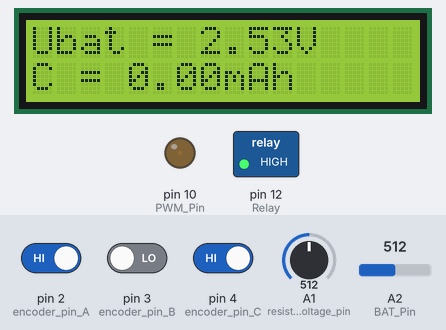
Recording of a sketch running on a simulated Arduino Uno, built with avr-gcc and run on an emulated ATmega328P. On the bench: 16×2 character LCD, switched loads named in the sketch (green lamp = pin HIGH), output pins drawn as LEDs (lit = HIGH). The test bench sets the inputs (shaded band); at power-on: pin 4 (encoder_pin_C) HIGH, A2 (BAT_Pin) = 512, pin 2 (encoder_pin_A) HIGH, pin 3 (encoder_pin_B) LOW, A1 (resistor_voltage_pin) = 512.

Above: at 2.2 s.
2.3 s: pin 4 (encoder_pin_C) driven LOW
At 4.4 s:
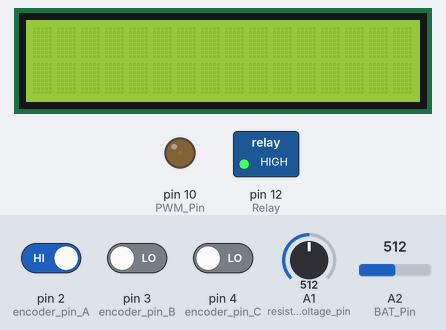
4.8 s: pin 4 (encoder_pin_C) driven HIGH
At 6.1 s:
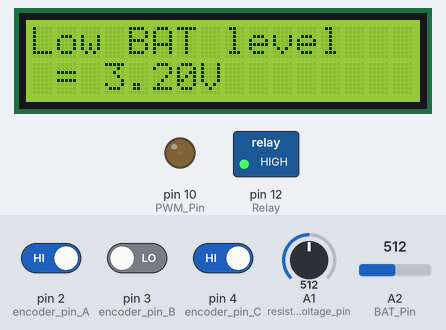
6.4 s: pin 4 (encoder_pin_C) driven LOW
At 9.23 s:
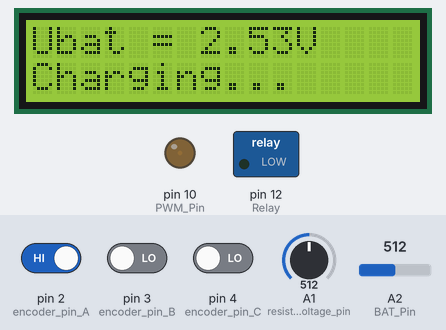
9.4 s: A2 (BAT_Pin) set to 716
At 10.3 s:
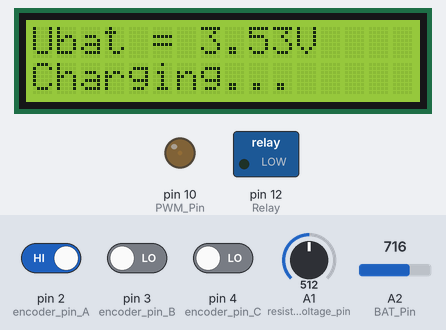
11.1 s: A2 (BAT_Pin) set to 900
At 12.5 s:
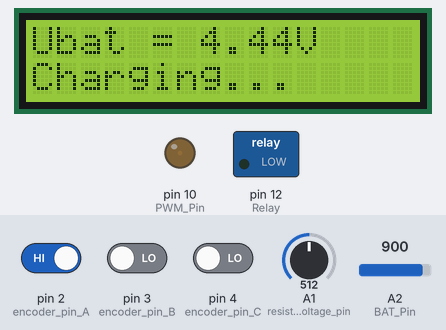
12.8 s: A2 (BAT_Pin) set to 1023
At 14.2 s:
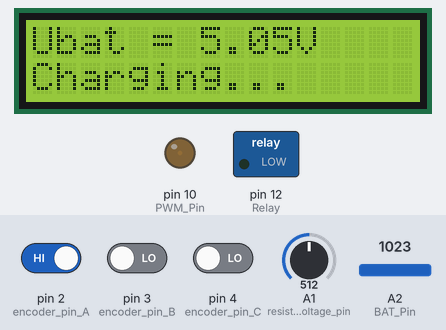
Timing chart, 0 to 15.5 s (numbered marks = the images above; inputs shaded):
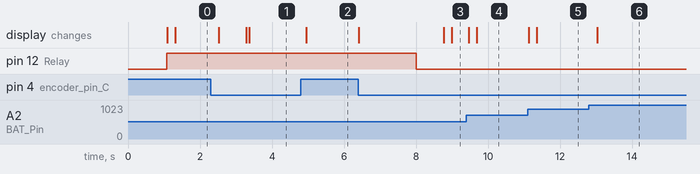

Measured:
- after the input at 2.3 s, the display: changes after 0.22 s (image 1)
- after the input at 4.8 s, the display: changes after 0.14 s (image 2)
- after the input at 6.4 s, pin 12 (Relay): HIGH → LOW after 1.6 s; the display: first changes at once (image 3 shows a later state)
- after the input at 9.4 s, the display: first changes after 0.07 s (image 4 shows a later state)
- after the input at 11.1 s, the display: first changes at once (image 5 shows a later state)
- after the input at 12.8 s, the display: changes after 0.23 s (image 6)

The sketch:

arduino-bat-cap-tester.ino
```cpp
#include <LiquidCrystal_I2C.h>

#define shunt_resistor 1.78

LiquidCrystal_I2C lcd(0x27, 16, 2);
// const int Current [] = {6, 94, 182, 270, 360, 440, 530, 610, 690, 775, 830};
const byte PWM_Pin = 10;
const byte Charge_Pin = 11;
const byte Relay = 12;
const int BAT_Pin = A2;
const int resistor_voltage_pin = A1;
int PWM_Value = 1;
float Capacity = 0;
unsigned long time_counter = 0;
unsigned long time_offset;
unsigned long Old_second = 0;
int starting_capacity = 0;
float Vcc = 5.05 ; // Voltage of Arduino 5V pin ( Measured by Multimeter )
float BAT_Voltage = 0;
unsigned int resistor_current;
float sample = 0;
float sample2 = 0;
char charBuffer[8];
byte State = 0;
byte Step = 0;
float Low_BAT_level = 3.05;
float Sto_BAT_level = 3.7;
bool start = false;
byte old_minute = 0;

const byte encoder_pin_A = 2;
const byte encoder_pin_B = 3;
const byte encoder_pin_C = 4;
bool encoder_A, encoder_B, encoder_C;
bool encoder_A_prev = 0;
char encoder_value = 0;
bool encoder_changed = 0;
bool encoder_pressed = 0;

void setupTimer2()
{
  noInterrupts();
  // Clear registers
  TCCR2A = 0;
  TCCR2B = 0;
  TCNT2 = 0;

  // 400.64102564102564 Hz (16000000/((155+1)*256))
  OCR2A = 155;
  // CTC
  TCCR2A |= (1 << WGM21);
  // Prescaler 256
  TCCR2B |= (1 << CS22) | (1 << CS21);
  // Output Compare Match A Interrupt Enable
  TIMSK2 |= (1 << OCIE2A);
  interrupts();
}

ISR(TIMER2_COMPA_vect)
{
  encoder_A = digitalRead(encoder_pin_A);    // Read encoder pins
  encoder_B = digitalRead(encoder_pin_B);
  encoder_C = !digitalRead(encoder_pin_C);
  if ((!encoder_A) && (encoder_A_prev)) {
    // A has gone from high to low
    if (encoder_B) {
      // B is high so clockwise
      // increase encoder_value
      encoder_value++;
      encoder_changed = 1;
    }
    else {
      // B is low so counter-clockwise
      // decrease encoder_value
      encoder_value--;
      encoder_changed = 1;
    }
  }
  encoder_A_prev = encoder_A;     // Store value of A for next time
  if (encoder_C) encoder_pressed = 1; else encoder_pressed = 0;
}

bool check_if_charged()
{
  if (digitalRead(Charge_Pin))
  {
    return true;
  }
  else
  {
    return false;
  }
}

bool check_if_storage_reached()
{
  //get the voltage while not charging
  digitalWrite(Relay, HIGH);
  delay(1000);
  float not_charging_voltage = measure_battery_voltage(BAT_Pin);
  digitalWrite(Relay, LOW);
  //if same, then true
  if (not_charging_voltage > Sto_BAT_level)
  {
    return true;
  }
  else
  {
    return false;
  }
}

float measure_battery_voltage(byte pin)
{
  sample = 0;
  for (int i = 0; i < 100; i++)
  {
    sample = sample + analogRead(pin); //read the Battery voltage
    delay (2);
  }
  sample = sample / 100;
  BAT_Voltage = sample * Vcc / 1024.0;
  return BAT_Voltage;
}

unsigned int measure_resistor_current(byte pin)
{
  sample2 = 0;
  for (int i = 0; i < 10; i++)
  {
    sample2 = sample2 + analogRead(pin); //read the resistor voltage
    delay (1);
  }
  sample2 = sample2 / 10;
  return sample2 * Vcc / 1024.0 / shunt_resistor * 1000;
}

void reset_clock()
{
  time_offset = millis();
}

void update_clock()
{
  time_counter = (millis() - time_offset) / 1000;
}

void setup ()
{
  pinMode (encoder_pin_A, INPUT);
  pinMode (encoder_pin_B, INPUT);
  pinMode (encoder_pin_C, INPUT);
  pinMode (Charge_Pin, INPUT);
  setupTimer2();
  pinMode(PWM_Pin, OUTPUT);
  pinMode(Relay, OUTPUT);
  analogWrite(PWM_Pin, PWM_Value);
  lcd.init();
  lcd.backlight();
  lcd.setCursor(0, 0);
  lcd.print("Tonys bat tester");
  delay(1000);
  lcd.clear();
  digitalWrite(Relay, HIGH);
  reset_clock();
}

void loop()
{
  update_clock();
  switch (State)
  {
    case 0:
      lcd.setCursor(0, 0);
      lcd.print("Ubat = ");
      BAT_Voltage = measure_battery_voltage(BAT_Pin);

      lcd.setCursor(7, 0);
      lcd.print(String(BAT_Voltage) + "V" );

      lcd.setCursor(0, 1);
      lcd.print("C = ");

      lcd.setCursor(4, 1);
      lcd.print(String(Capacity) + "mAh" );

      if (encoder_pressed)
      {
        encoder_changed = 1;
        lcd.clear();
        State = 1;
        Step = 0;
        encoder_value = 1;
        resistor_current = measure_resistor_current(resistor_voltage_pin);
        delay(750);
      }
      break;

    case 1:
      lcd.setCursor(0, 0);
      lcd.print("I discharge:");
      delay(50);
      resistor_current = measure_resistor_current(resistor_voltage_pin);
      lcd.setCursor(0, 1);
      lcd.print(" = " + String(resistor_current) + "mA");
      if (encoder_changed)
      {
        encoder_changed = 0;
        PWM_Value = encoder_value;
        if (PWM_Value < 0)
        {
          PWM_Value = 0;
          encoder_value++;
        }
        if (PWM_Value > 81)
        {
          PWM_Value = 81;
          encoder_value--;
        }
        analogWrite(PWM_Pin, PWM_Value);
      }
      if (encoder_pressed)
      {
        encoder_changed = 1;
        lcd.clear();
        State = 2;
        Step = 0;
        encoder_value = 0;
        delay(750);
      }
      break;

    case 2:
      lcd.setCursor(0, 0);
      lcd.print("Start capacity:");
      if (encoder_changed)
      {
        encoder_changed = 0;
        starting_capacity = encoder_value * 50;
        if (starting_capacity < 0)
        {
          starting_capacity = 0;
          encoder_value=0;
        }
        if (starting_capacity > 3600)
        {
          starting_capacity = 3600;
          encoder_value--;
        }
        lcd.clear();
        lcd.setCursor(0, 0);
        lcd.print("Start capacity:");
        lcd.setCursor(0, 1);
        lcd.print(" = " + String(starting_capacity) + "mAh");
      }
      if (encoder_pressed)
      {
        Capacity = starting_capacity;
        encoder_changed = 1;
        lcd.clear();
        State = 3;
        Step = 0;
        encoder_value = 0;
        delay(750);
      }
      break;

    case 3:
      lcd.setCursor(0, 0);
      lcd.print("Low BAT level");
      if (encoder_changed)
      {
        encoder_changed = 0;
        Low_BAT_level = 3.20 + encoder_value * 0.01;
        if (Low_BAT_level < 3.00)
        {
          Low_BAT_level = 3.00;
          encoder_value++;
        }
        if (Low_BAT_level > 3.40)
        {
          Low_BAT_level = 3.40;
          encoder_value--;
        }
        lcd.clear();
        lcd.setCursor(0, 0);
        lcd.print("Low BAT level");
        lcd.setCursor(0, 1);
        lcd.print(" = " + String(Low_BAT_level) + "V");
      }
      if (encoder_pressed)
      {
        encoder_changed = 1;
        lcd.clear();
        State = 4;
        Step = 0;
        encoder_value = 0;
        delay(750);
      }
      break;

    case 4:
      lcd.setCursor(0, 0);
      lcd.print("Store BAT level");
      if (encoder_changed)
      {
        encoder_changed = 0;
        Sto_BAT_level = 3.75 + encoder_value * 0.01;
        if (Sto_BAT_level < 3.00)
        {
          Sto_BAT_level = 3.00;
          encoder_value++;
        }
        if (Sto_BAT_level > 4.00)
        {
          Sto_BAT_level = 4.00;
          encoder_value--;
        }
        lcd.clear();
        lcd.setCursor(0, 0);
        lcd.print("Store BAT level");
        lcd.setCursor(0, 1);
        lcd.print(" = " + String(Sto_BAT_level) + "V");
      }
      if (encoder_pressed)
      {
        encoder_changed = 1;
        lcd.clear();
        State = 5;
        Step = 0;
        encoder_value = 0;
        delay(750);
      }
      break;

    case 5:
      lcd.setCursor(0, 0);
      lcd.print("Start program?");
      if (encoder_changed)
      {
        encoder_changed = 0;
        lcd.clear();
        lcd.setCursor(0, 0);
        lcd.print("Start program?");
        lcd.setCursor(0, 1);
        start = !start;
        if (start) lcd.print("yes"); else lcd.print("no");
      }
      if (encoder_pressed)
      {
        if (start)
        {
          lcd.clear();
          lcd.setCursor(0, 0);
          lcd.print("Starting...");
          if (starting_capacity == 0)
          {
            digitalWrite(Relay, LOW);
            lcd.clear();
            State = 6;
            Step = 0;
            encoder_value = 0;
            reset_clock();
          }
          else
          {
            digitalWrite(Relay, HIGH);
            lcd.clear();
            State = 7;
            Step = 0;
            encoder_value = 0;
            reset_clock();
          }
        }
        else
        {
          lcd.clear();
          State = 0;
          Step = 0;
          encoder_value = 0;
        }
        delay(750);
      }
      break;

    case 6:
      lcd.setCursor(0, 0);
      lcd.print("Ubat = ");
      BAT_Voltage = measure_battery_voltage(BAT_Pin);

      lcd.setCursor(7, 0);
      lcd.print(String(BAT_Voltage) + "V" );
      lcd.setCursor(0, 1);
      lcd.print("Charging...");
      if (old_minute != time_counter / 60)
      {
        old_minute = time_counter / 60;
        if (check_if_charged())
        {
          lcd.clear();
          digitalWrite(Relay, HIGH);
          analogWrite(PWM_Pin, PWM_Value);
          State = 7;
          Step = 0;
          reset_clock();
        }
      }
      break;

    case 7:
      if (Old_second != time_counter)
      {
        resistor_current = measure_resistor_current(resistor_voltage_pin);
        BAT_Voltage = measure_battery_voltage(BAT_Pin);
        lcd.setCursor(0, 0);
        if (time_counter / 3600 < 10)
        {
          lcd.print("0" + String(time_counter / 3600) + ":");
        }
        else
        {
          lcd.print(String(time_counter / 3600) + ":");
        }
        if ((time_counter % 3600) / 60 < 10)
        {
          lcd.print("0" + String((time_counter % 3600) / 60) + ":");
        }
        else
        {
          lcd.print(String((time_counter % 3600) / 60) + ":");
        }
        if (time_counter % 60 < 10)
        {
          lcd.print("0" + String(time_counter % 60));
        }
        else
        {
          lcd.print(String(time_counter % 60));
        }
        lcd.setCursor(9, 0);
        lcd.print(String(resistor_current) + "mA");

        lcd.setCursor(0, 1);
        lcd.print(String(BAT_Voltage) + "V" );

        lcd.setCursor(6, 1);

        Capacity += ((float)resistor_current / 3600);
        lcd.print(String(Capacity) + "mAh");
        delay(50);
        Old_second = time_counter;
      }

      if (BAT_Voltage < Low_BAT_level)
      {
        lcd.clear();
        digitalWrite(Relay, LOW);
        analogWrite(PWM_Pin, 0);
        State = 8;
        Step = 0;
        reset_clock();
      }
      break;

    case 8:
      lcd.setCursor(0, 0);
      lcd.print("Ubat = ");
      BAT_Voltage = measure_battery_voltage(BAT_Pin);

      lcd.setCursor(7, 0);
      lcd.print(String(BAT_Voltage) + "V" );
      lcd.setCursor(0, 1);
      lcd.print("Charging to store...");
      if (old_minute != time_counter / 60)
      {
        old_minute = time_counter / 60;
        if (check_if_storage_reached())
        {
          lcd.clear();
          digitalWrite(Relay, HIGH);
          State = 0;
          Step = 0;
          reset_clock();
        }
      }
      break;
  }
  delay(1);
}
```
